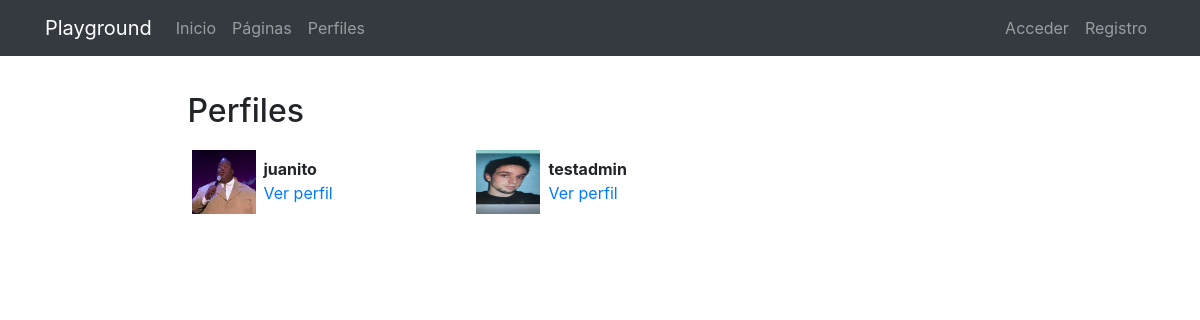
/profiles/, run on the app's committed database.
### registration/models.py (models this page shows)
class Profile(models.Model):
    user = models.OneToOneField(User, on_delete=models.CASCADE)
    avatar = models.ImageField(upload_to=custom_upload_to, null=True, blank=True)
    bio = models.TextField(null=True, blank=True)
    link = models.URLField(max_length=200, null=True, blank=True)
    class Meta:
        ordering = ['user__username']

### profiles/views.py (the view)
# urls.py: path('', ProfileListView.as_view(), name='list'),
class ProfileListView(ListView):
    model = Profile
    template_name = 'profiles/profile_list.html'
    paginate_by = 10

### profiles/templates/profiles/profile_list.html (shortened to what this page needs)
{% extends 'core/base.html' %}
{% load static %}
{% block content %}
<main role="main">
  <div class="container">
    <div class="row mt-3">
      <div class="col-md-9 mx-auto mb-5">
        <h2>Perfiles</h2>
        <div class="row">
          {% for profile in profile_list %}
            <div class="col-md-4 mt-2 mb-3 ">
              <div class="row p-1">
                <div class="col-md-12">
                  {% if profile.avatar %}
                    <img src="{{profile.avatar.url}}" class="img-fluid profile-avatar">
                  {% else %}
                    <img src="{% static 'registration/img/no-avatar.jpg' %}" class="img-fluid profile-avatar">
                  {% endif %}
                  <p class="profile-data">
                    <b>{{profile.user|truncatechars:"16"}}</b><br>
                    <a href="{% url 'profiles:detail' profile.user %}">Ver perfil</a>
                  </p>
                </div>
              </div>
            </div>
          {% endfor %}
        </div>
      </div>
    </div>
  </div>
</main>
{% endblock %}

### core/static/core/css/main.css (style rules this page uses)
main { padding-top: 20px; }
:root { --jumbotron-padding-y: 3rem; }

### profiles/templates/profiles/profile_list.html (style rules this page uses)
.profile-avatar { float:left;width:4rem;height:4rem }
.profile-data { padding-left:4.5rem;padding-top:.4rem; }

### data on the page
Profile: avatar (picture), user "juanito"
Profile: avatar (picture), user "testadmin"
